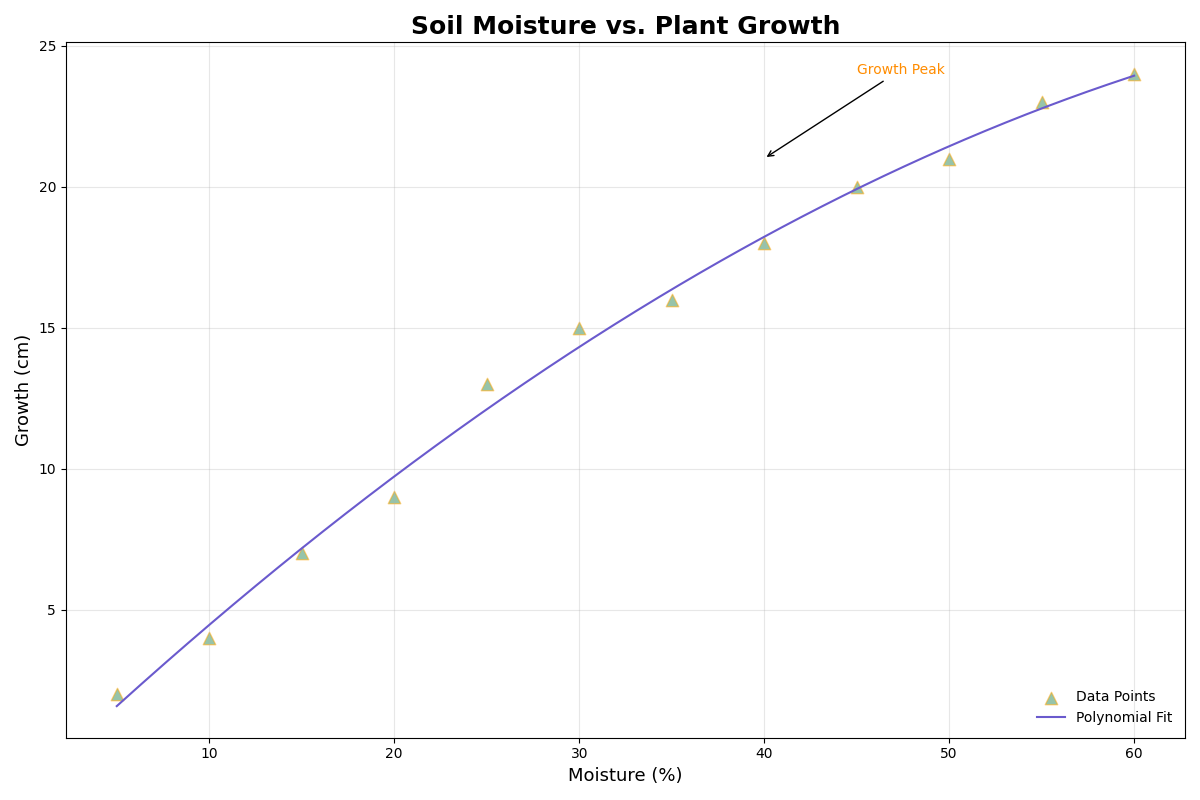

Python code for this plot:
import matplotlib.pyplot as plt
import numpy as np

soil_moisture = np.array([5, 10, 15, 20, 25, 30, 35, 40, 45, 50, 55, 60])
plant_growth = np.array([2, 4, 7, 9, 13, 15, 16, 18, 20, 21, 23, 24])

plt.figure(figsize=(12, 8))

plt.scatter(soil_moisture, plant_growth, color='seagreen', alpha=0.5, s=80, marker='^', edgecolor='orange', label='Data Points')

z = np.polyfit(soil_moisture, plant_growth, 3)
p = np.poly1d(z)
xp = np.linspace(soil_moisture.min(), soil_moisture.max(), 500)
plt.plot(xp, p(xp), color='slateblue', linestyle='-', linewidth=1.5, label='Polynomial Fit')

plt.title('Soil Moisture vs. Plant Growth', fontsize=18, fontweight='bold')
plt.xlabel('Moisture (%)', fontsize=13)
plt.ylabel('Growth (cm)', fontsize=13)
plt.legend(loc='lower right', fontsize=10, frameon=False)
plt.grid(True, linestyle='-', alpha=0.3)

plt.annotate('Growth Peak', 
             xy=(40, 21), 
             xytext=(45, 24), 
             arrowprops=dict(facecolor='gray', arrowstyle='->'), 
             fontsize=10, color='darkorange')

plt.tight_layout()
plt.show()
